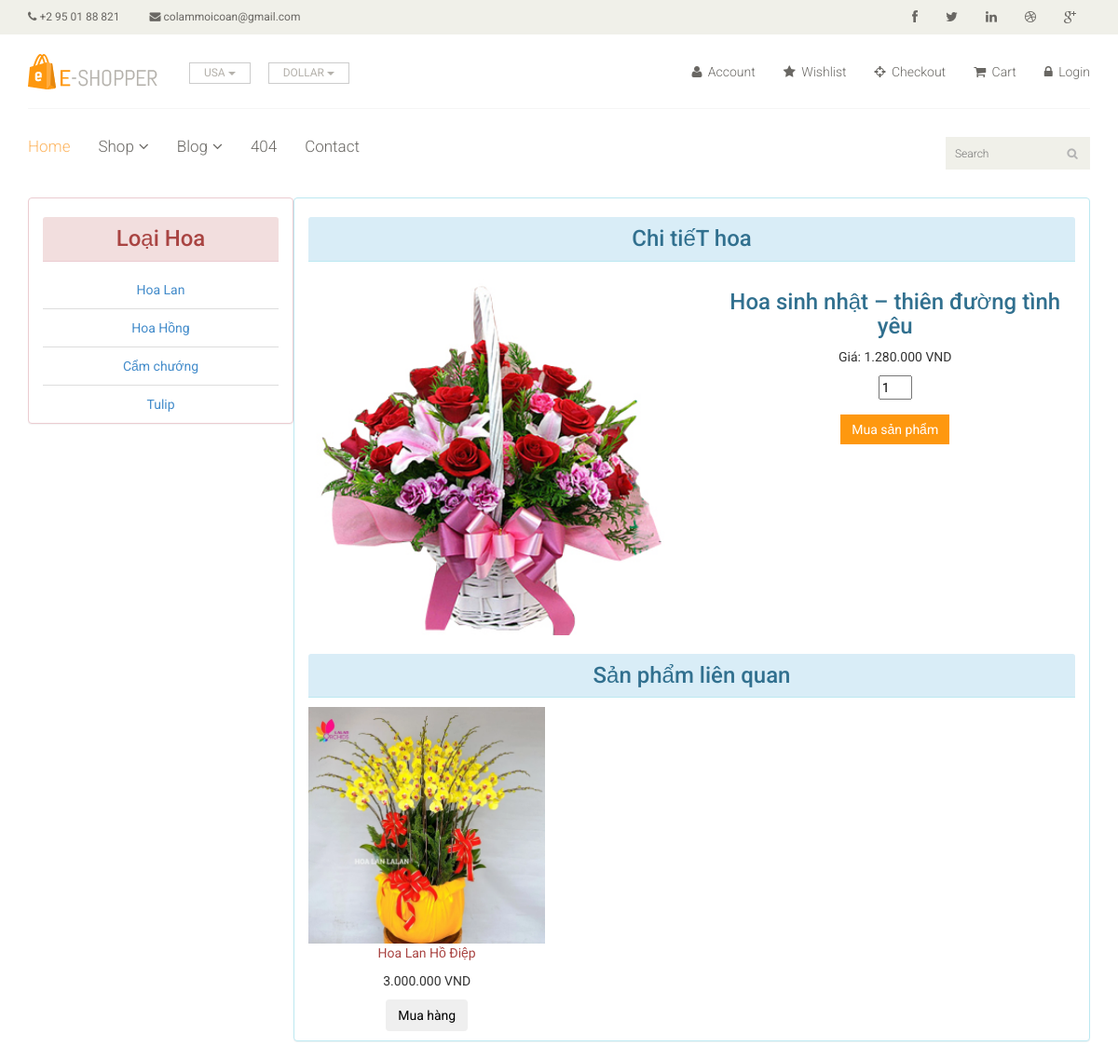
Page /flower_detail.php?id=19 on the committed database.
### tables this page shows
CREATE TABLE `typeofflower` (
  `typeflower_id` int(50) NOT NULL,
  `typeName` varchar(500) NOT NULL
);

CREATE TABLE `flower` (
  `flower_id` int(11) NOT NULL,
  `flowerName` varchar(500) NOT NULL,
  `colorID` int(50) NOT NULL,
  `unit` int(50) DEFAULT NULL,
  `price` double DEFAULT NULL,
  `available` int(50) DEFAULT NULL,
  `flowerPicture` varchar(500) NOT NULL,
  `typeflower_id` int(50) NOT NULL
);

### Entities/typeflower.class.php (called while the page is built, shortened)
<?php
require_once("./config/db.class.php");
class Typeflower
{
    public static function list_typeflower()
    {
        $db = new Db();
        $sql = "SELECT * FROM typeofflower";
        $result = $db->select_to_array($sql);
        return $result;
    }
}
?>

### config/db.class.php (called while the page is built, shortened)
<?php
class Db
{
    protected static $connection;
    public function connect()
    {
        if (!isset(self::$connection)) {
            $config = parse_ini_file("config.ini");
            self::$connection = new mysqli("localhost", $config["username"], $config["password"], $config["databasename"]);
        }
        return self::$connection;
    }
    public function query_execute($queryString)
    {
        $connection = $this->connect();
        $result = $connection->query($queryString);
        return $result;
    }
    public function select_to_array($queryString)
    {
        $rows = array();
        $result = $this->query_execute($queryString);
        while ($item = $result->fetch_assoc()) {
            $rows[] = $item;
        }
        return $rows;
    }
}
?>

### Entities/flower.class.php (called while the page is built, shortened)
<?php
require_once("./config/db.class.php");
class flower
{
    public static function list_flower_relate($typeflower_id, $id){
        $db = new Db();
        $sql = "SELECT * FROM flower WHERE typeflower_id='$typeflower_id' AND flower_id !='$id'";
        $result = $db->select_to_array($sql);
        return $result;
    }
     public static function get_flower($id)
     {
         $db = new Db();
         $sql = "SELECT * FROM flower WHERE flower_id='$id'";
         $result = $db->select_to_array($sql);
         return $result;
     }
}
?>

### flower_detail.php (the view)
<?php
require_once("./Entities/flower.class.php");
require_once("./Entities/typeflower.class.php");
?>
<?php
include_once("./header.php");
if (!isset($_GET["id"])) {
    header('Location: not_found.php');
} else {
    $id = $_GET["id"];
    $flower = reset(flower::get_flower($id));
    $flower_relate = flower::list_flower_relate($flower["typeflower_id"], $id);
}
$typeflower = Typeflower::list_typeflower();
?>
<div class="container text-center">
    <div class="col-sm-3 panel panel-danger">
        <h3 class="panel-heading">Loại Hoa </h3>
        <ul class="list-group">
            <?php
            foreach ($typeflower as $item) {
                echo "<li class='list-group-item'><a
                href=/DA_manguonmo/list_flower.php?typeflower_id=" . $item["typeflower_id"] . ">" . $item["typeName"] . "</a></li>";
            } ?>
        </ul>
    </div>
    <div class="col-sm-9 panel panel-info">
        <h3 class="panel-heading">Chi tiếT hoa</h3>
        <div class="row">
            <div class="col-sm-6">
                <img src="<?php echo "../DA_manguonmo/" . $flower["flowerPicture"]; ?>" class="img-responsive" style="width:100%" alt="Image">
            </div>
            <div class="col-sm-6">
                <div style="padding-left:10px">
                    <h3 class="text-info">
                        <?php echo $flower["flowerName"]; ?>
                    </h3>
                    <p>
                        Giá: <?php echo number_format($flower["price"], 0, ",", ".") ?> VND
                    </p>
                    <form id="add-to-cart-form" action="shopping_flow.php?action=add" method="POST">
                        <input type="text" value="1" name="quantity[<?=$flower['id'] ?>]" size="2"><br>
                        <input type="submit" value="Mua sản phẩm" class="btn btn-primary">
                    </form>
                </div>
            </div>
        </div>
        <h3 class="panel-heading"> Sản phẩm liên quan</h3>
        <div class="row">
            <?php
            foreach ($flower_relate as $item) {
            ?>
                <div class="col-sm-4">
                    <a href="../DA_manguonmo/flower_detail.php?id=<?php echo $item["typeflower_id"]; ?>">
                        <img src="<?php echo "../DA_manguonmo/" . $item["flowerPicture"]; ?>" class="img-responsive" style="width:100%" alt="Image">
                    </a>
                    <p class="text-danger"><?php echo $item["flowerName"]; ?> </p>
                    <p class="text-ingo"><?php echo number_format($item["price"], 0, ",", ".") ?> VND</p>
                    <p>
                        <button type="button" class="btn bth-primary">Mua hàng</button>
                    </p>
                </div>
            <?php   } ?>
        </div>
    </div>
</div>

### static/css/main.css (style rules this page uses)
body { font-family: 'Roboto', sans-serif; background:; position: relative; font-weight:400px; }
ul li { list-style: none; }
a { -webkit-transition: 300ms; -moz-transition: 300ms; -o-transition: 300ms; transition: 300ms; }
h1, h2, h3, h4, h5, h6 { font-family: 'Roboto', sans-serif; }
.btn.btn-primary { background:#FE980F; border: 0 none; border-radius: 0; margin-top: 16px; }

### rows in the picture
typeofflower: typeName "Hoa Lan"
typeofflower: typeName "Hoa Hồng"
typeofflower: typeName "Cẩm chướng"
typeofflower: typeName "Tulip"
flower: flowerPicture (picture), flowerName "Hoa sinh nhật – thiên đường tình yêu", price "1.280.000"
flower: flowerPicture (picture), flowerName "Hoa Lan Hồ Điệp", price "3.000.000"
